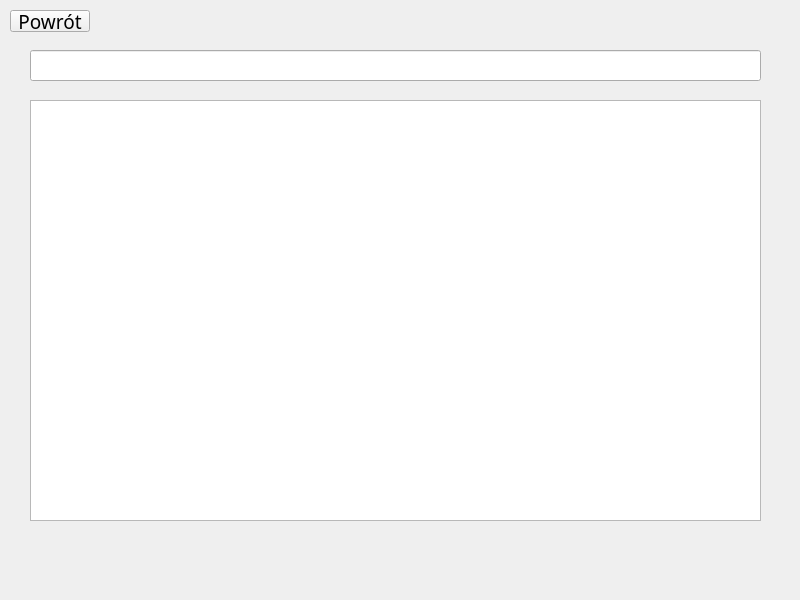
<?xml version="1.0" encoding="UTF-8"?>
<ui version="4.0">
 <class>druglist</class>
 <widget class="QWidget" name="druglist">
  <property name="geometry">
   <rect>
    <x>0</x>
    <y>0</y>
    <width>800</width>
    <height>600</height>
   </rect>
  </property>
  <property name="windowTitle">
   <string>Form</string>
  </property>
  <widget class="QListView" name="Qdruglist">
   <property name="geometry">
    <rect>
     <x>30</x>
     <y>100</y>
     <width>731</width>
     <height>421</height>
    </rect>
   </property>
   <property name="lineWidth">
    <number>3</number>
   </property>
   <property name="midLineWidth">
    <number>3</number>
   </property>
   <property name="layoutMode">
    <enum>QListView::Batched</enum>
   </property>
   <property name="spacing">
    <number>5</number>
   </property>
   <property name="gridSize">
    <size>
     <width>120</width>
     <height>20</height>
    </size>
   </property>
   <property name="uniformItemSizes">
    <bool>true</bool>
   </property>
   <property name="itemAlignment">
    <set>Qt::AlignJustify</set>
   </property>
  </widget>
  <widget class="QLineEdit" name="Qsearchdrug">
   <property name="geometry">
    <rect>
     <x>30</x>
     <y>50</y>
     <width>731</width>
     <height>31</height>
    </rect>
   </property>
  </widget>
  <widget class="QPushButton" name="backButton">
   <property name="geometry">
    <rect>
     <x>10</x>
     <y>10</y>
     <width>80</width>
     <height>22</height>
    </rect>
   </property>
   <property name="font">
    <font>
     <family>Noto Sans</family>
     <pointsize>14</pointsize>
    </font>
   </property>
   <property name="text">
    <string>Powrót</string>
   </property>
  </widget>
 </widget>
 <resources/>
 <connections/>
</ui>
